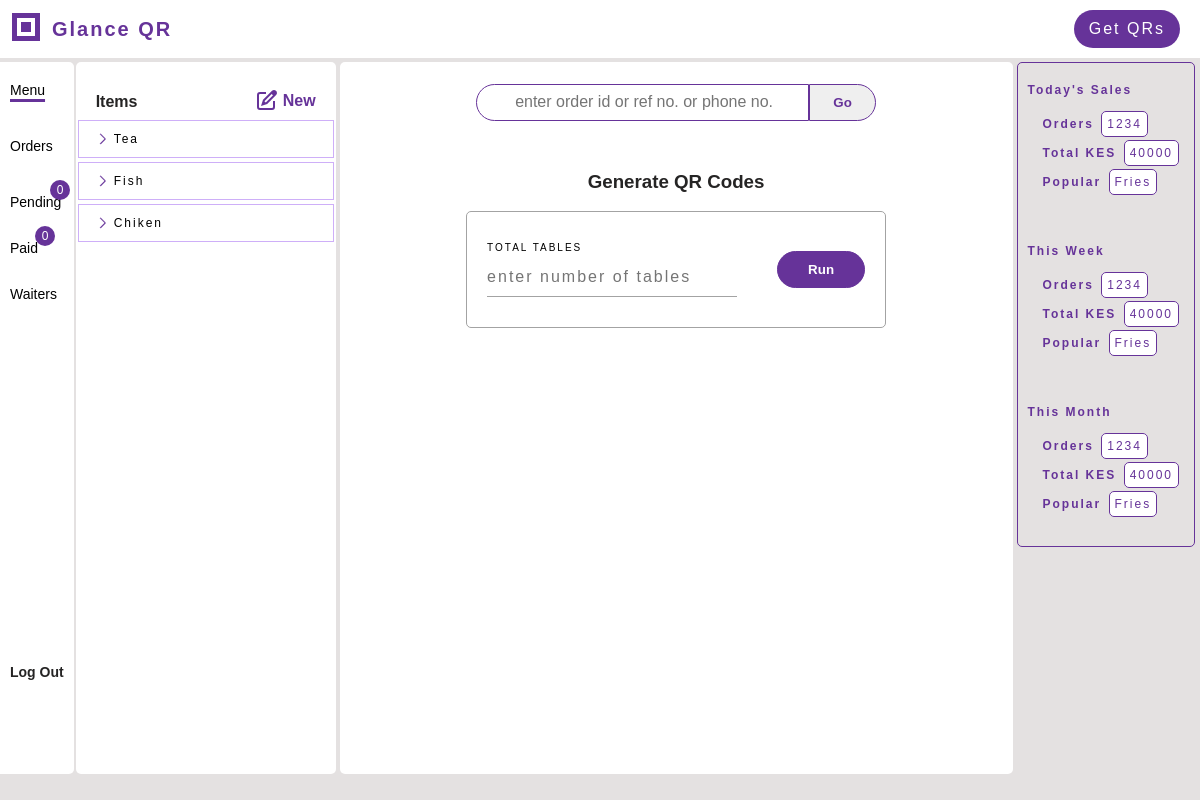
Before: /qr_images/ (signed in) with the older database file.
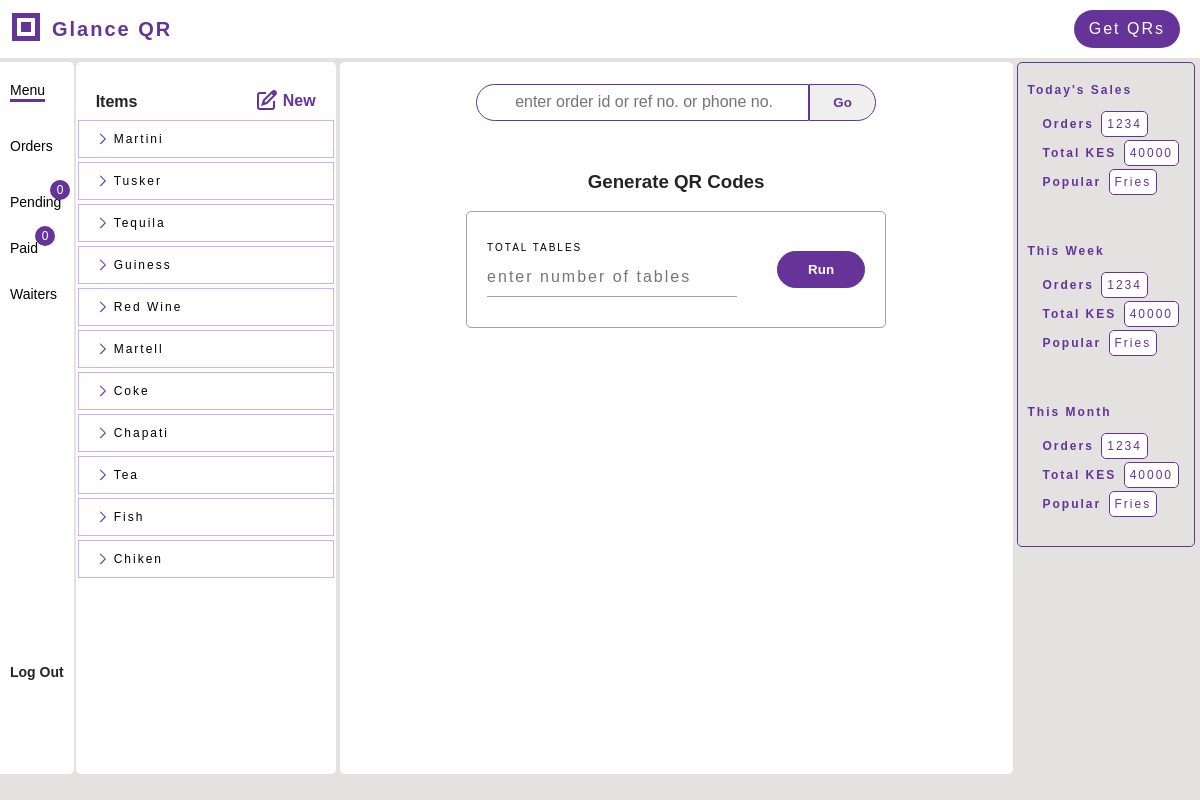
After: the same page with the newer database file.
### menus/models.py (models this page shows, shortened)
class Item(models.Model):
    item_id = models.AutoField(primary_key=True)
    name = LowercaseTextField(max_length=100, null=True, blank=False)
    description = models.CharField(max_length=255, blank=True)
    unit = models.CharField(max_length=50, null=True, blank=False)
    unit_price = models.DecimalField(max_digits=10, decimal_places=2)
    image = models.FileField(upload_to='item_images/', blank=False, null=True)
    available = models.BooleanField(default=True)
    category = models.CharField(max_length=50, null=True, blank=False)
    restaurant = models.ForeignKey(Restaurant, related_name="items", on_delete=models.SET_NULL, null=True, blank=True)

### qrgenerator/views.py (the view, shortened to what this page needs)
# urls.py: path('qr_images/', views.get_qr_codes, name='get_qrs'),
@login_required(login_url='qrgenerator:login')
def get_qr_codes(request):
    context = {}
    items = request.user.restaurant.items.all().order_by('-item_id')
    context['items'] = items
    return render(request, 'qrgenerator/get_qrs.html', context)

### qrgenerator/templates/qrgenerator/get_qrs.html (shortened to what this page needs)
{% extends 'qrgenerator/menu.html' %}
{% load static %}
{% block workspace %}
<div class="form-wrapper">
    <div class="form-title"><h3>Generate QR Codes</h3></div>
    <form action="" method="post" enctype="multipart/form-data" class="order-summary min-w-400">
        <div class="input-wrapper"><div class="label">TOTAL TABLES</div>
            <input type="number" class="form-input" id="tables" name="tables" placeholder="Enter Number of Tables" required>
        </div>
        <br>
        <br>
        <div class="input-wrapper">
            <button type="submit" class="button-save" id="button-save">Run</button>
        </div>
    </form>
</div>
{% endblock %}

### qrgenerator/templates/qrgenerator/menu.html (shortened to what this page needs)
{% extends 'qrgenerator/dashbord.html' %}
{% block menu %}
<div class="menu-left-item active-tab">
    <a href="{% url 'qrgenerator:menu' %}">Menu</a>
</div>
{% endblock %}
{% block menu_elements %}
<div class="menu-elements bg-white">
    <div class="elements-top">
        <div class="elements-title">Items</div>
        <a href="{% url 'qrgenerator:add_item' %}" id="add-new">
            <span id="new">New</span>
        </a>
    </div>
    <div class="elements-wrapper">
        {% if items %}
        {% for item in items %}
        <a href="{% url 'qrgenerator:view_item' item.item_id %}">
            <div class="element-highlight">
                <span class="item-name item-property">{{item.name.title}}</span>
            </div>
        </a>
        {% endfor %}
        {% endif %}
    </div>
</div>
{% endblock %}

Changed rows visible on the page:
added Item: name "Martini"
added Item: name "Tusker"
added Item: name "Tequila"
added Item: name "Guiness"
added Item: name "Red Wine"
added Item: name "Martell"
added Item: name "Coke"
added Item: name "Chapati"
